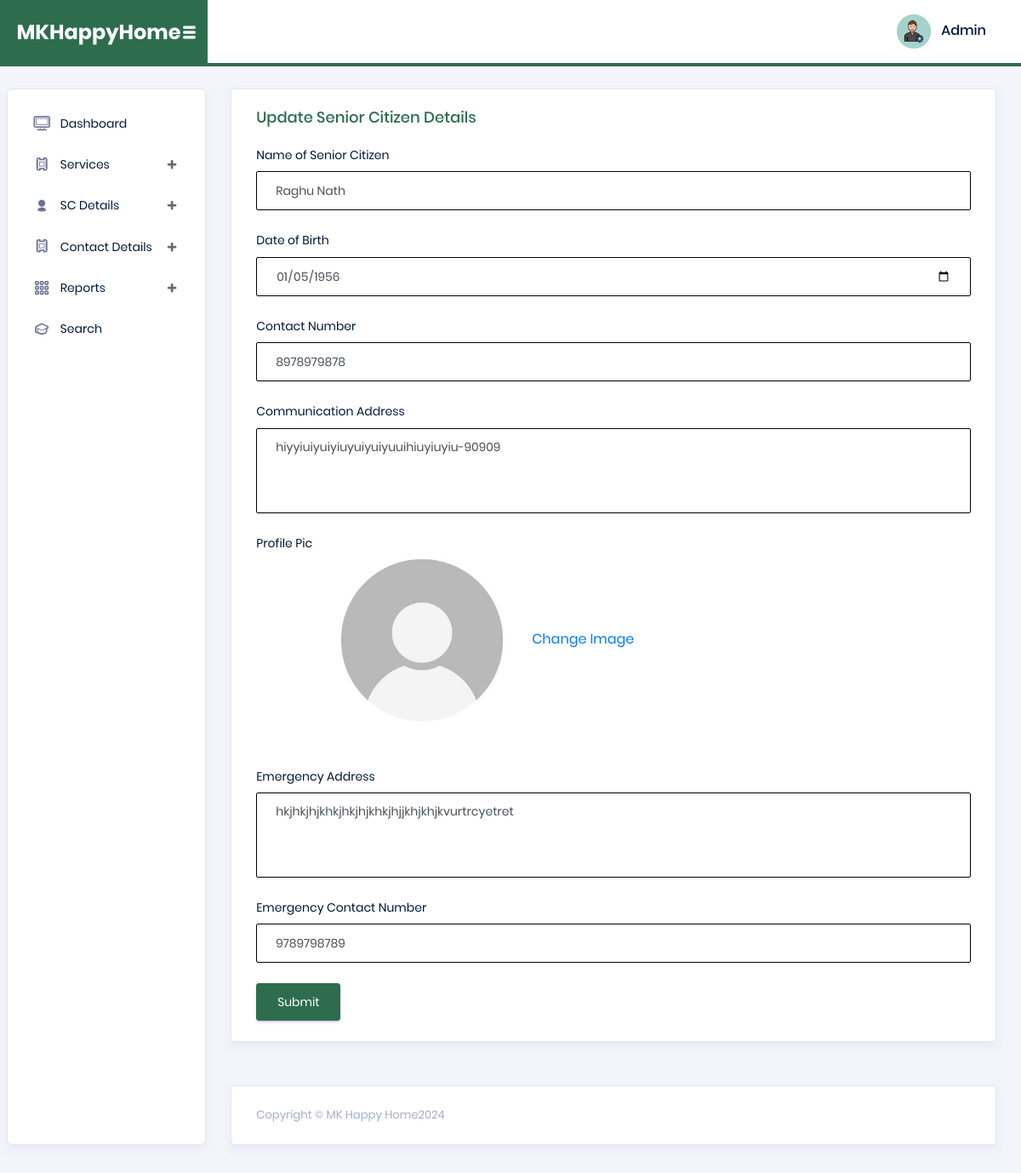
The app's page /admin/edit-scdetails.php?id=1 (signed in) with its own data.
### tables this page shows
CREATE TABLE `tblseniorcitizen` (
  `ID` int(5) NOT NULL,
  `RegistrationNumber` int(10) DEFAULT NULL,
  `Name` varchar(250) DEFAULT NULL,
  `DateofBirth` date DEFAULT NULL,
  `ContactNumber` bigint(10) DEFAULT NULL,
  `CommunicationAddress` mediumtext DEFAULT NULL,
  `ProfilePic` varchar(250) DEFAULT NULL,
  `EmergencyAddress` mediumtext DEFAULT NULL,
  `EmergencyContactnumber` bigint(10) DEFAULT NULL,
  `AddedBy` varchar(100) DEFAULT NULL,
  `RegitrationDate` timestamp NULL DEFAULT current_timestamp()
);

### admin/edit-scdetails.php (the view, shortened to what this page needs)
<?php session_start();
include_once('includes/config.php');
if (strlen($_SESSION['aid']==0)) {
  header('location:logout.php');
  } else{
?>
<!DOCTYPE html>
<html lang="en">
<head>
  <link rel="stylesheet" href="vendors/typicons/typicons.css">
  <link rel="stylesheet" href="vendors/css/vendor.bundle.base.css">
  <link rel="stylesheet" href="vendors/select2/select2.min.css">
  <link rel="stylesheet" href="vendors/select2-bootstrap-theme/select2-bootstrap.min.css">
  <link rel="stylesheet" href="css/vertical-layout-light/style.css">
</head>
<body>
  <div class="container-scroller">
    <nav class="navbar col-lg-12 col-12 p-0 fixed-top d-flex flex-row">
      <div class="navbar-brand-wrapper d-flex justify-content-center">
        <div class="navbar-brand-inner-wrapper d-flex justify-content-between align-items-center w-100">
          <a class="navbar-brand brand-logo" href="index.html"><img src="images/logo.svg" alt="logo"/></a>
          <button class="navbar-toggler navbar-toggler align-self-center" type="button" data-toggle="minimize">
          </button>
        </div>
      </div>
      <?php include_once('includes/header.php');?>
    </nav>
    <div class="container-fluid page-body-wrapper">
    <?php include_once('includes/sidebar.php');?>
      <div class="main-panel">
        <div class="content-wrapper">
          <div class="row">
            <div class="col-md-12 grid-margin stretch-card">
              <div class="card">
                <div class="card-body">
                  <h4 class="card-title" style="color:#2D6D4E">Update Senior Citizen Details</h4>
                  <form class="forms-sample" method="post">
                    <?php
                    $id=intval($_GET['id']);
                         $query=mysqli_query($con,"select * from tblseniorcitizen where tblseniorcitizen.ID='$id'");
while($row=mysqli_fetch_array($query))
{
?>
                    <div class="form-group">
                       <label for="exampleInputUsername1">Name of Senior Citizen</label>
                      <input id="namesc" name="namesc" type="text" class="form-control" required="true" value="<?php echo htmlentities($row['Name']);?>">
                    </div>
                  <div class="form-group">
                      <label for="exampleInputEmail1">Date of Birth</label>
                     <input id="dob" name="dob" type="date" class="form-control" required="true" value="<?php echo htmlentities($row['DateofBirth']);?>">
                    </div>
                    <div class="form-group">
                      <label for="exampleInputEmail1">Contact Number</label>
                     <input id="contnum" name="contnum" type="text" pattern="[0-9]+" maxlength="10" class="form-control" required="true" value="<?php echo htmlentities($row['ContactNumber']);?>">
                    </div>
                    <div class="form-group">
                      <label for="exampleInputEmail1">Communication Address</label>
                     <textarea class="form-control" id="commadd" name="commadd" rows="5"><?php echo htmlentities($row['CommunicationAddress']);?></textarea>
                    </div>
                    <div class="form-group">
                      <label for="exampleInputEmail1">Profile Pic</label>
                      <img src="images/<?php echo htmlentities($row['ProfilePic']);?>" width="250">
    <a href="change-image.php?id=<?php echo $row['ID'];?>">Change Image</a>
                    </div>
                    <div class="form-group">
                      <label for="exampleInputEmail1">Emergency Address</label>
                     <textarea class="form-control" id="emeradd" name="emeradd" rows="5"><?php echo htmlentities($row['EmergencyAddress']);?></textarea>
                    </div>
                    <div class="form-group">
                      <label for="exampleInputEmail1">Emergency Contact Number</label>
                     <input id="emercontnum" name="emercontnum" pattern="[0-9]+" maxlength="10" type="text" class="form-control" required="true" value="<?php echo htmlentities($row['EmergencyContactnumber']);?>">
                    </div>
                    <?php } ?>
                    <button type="submit" class="btn btn-primary mr-2" name="submit" style="align:right">Submit</button>
                  </form>
                </div>
              </div>
            </div>
          </div>
        </div>
       <?php include_once('includes/footer.php');?>
      </div>
    </div>
  </div>
</body>
</html>
<?php } ?>

### admin/includes/header.php (shortened to what this page needs)
<nav class="navbar col-lg-12 col-12 p-0 fixed-top d-flex flex-row">
      <div class="navbar-brand-wrapper d-flex justify-content-center">
        <div class="navbar-brand-inner-wrapper d-flex justify-content-between align-items-center w-100">
          <a class="navbar-brand brand-logo" href="dashboard.php"><strong style="color: white;">MKHappyHome</strong></a>
          <button class="navbar-toggler navbar-toggler align-self-center" type="button" data-toggle="minimize">
            <span class="typcn typcn-th-menu"></span>
          </button>
        </div>
      </div>
      <div class="navbar-menu-wrapper d-flex align-items-center justify-content-end">
        <ul class="navbar-nav mr-lg-2">
          <li class="nav-item nav-profile dropdown">
            <a class="nav-link" href="#" data-toggle="dropdown" id="profileDropdown">
              <img src="images/faces/face5.jpg" alt="profile"/>
              <?php
$adid=$_SESSION['aid'];
$ret=mysqli_query($con,"select AdminName from tbladmin where ID='$adid'");
$row=mysqli_fetch_array($ret);
$name=$row['AdminName'];
?>
              <span class="nav-profile-name"><?php echo $name; ?></span>
            </a>
          </li>
        </ul>
      </div>
    </nav>

### records on screen
tblseniorcitizen: namesc "Raghu Nath", dob "01/05/1956", contnum "8978979878", commadd "hiyyiuiyuiyiuyuiyuiyuuihiuyiuyiu-90909", ProfilePic (picture), emeradd "hkjhkjhjkhkjhkjhjkhkjhjjkhjkhjkvurtrcyetret", emercontnum "9789798789"

### other values on screen
$name "Admin"
